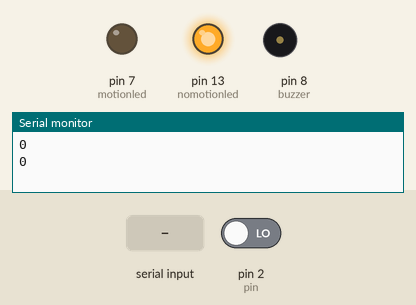
Simulated run of this sketch. Board: Arduino Uno, built with avr-gcc and run on an emulated ATmega328P. Shown: output pins drawn as LEDs (lit = HIGH), buzzer (waves = sounding), the last lines printed to the serial monitor. Inputs (shaded band) come from the test bench; at power-on: pin 2 (pin) LOW.

Above: at 12.8 s.
12.9 s: pin 2 (pin) driven HIGH
At 23.7 s:
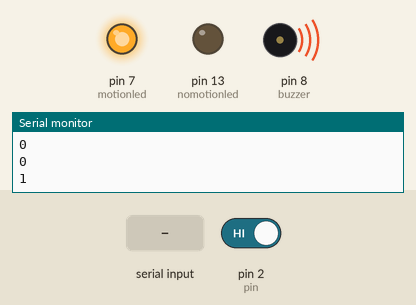
24.5 s: "90,45\n" received over Serial
At 25.0 s:
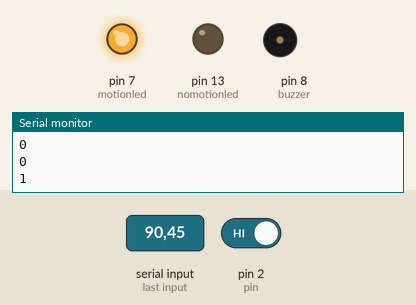
31.2 s: pin 2 (pin) driven LOW
At 40.0 s:
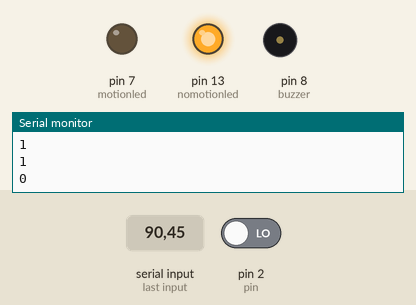
Timing chart, 0 to 41.5 s (numbered marks = the images above; inputs shaded):
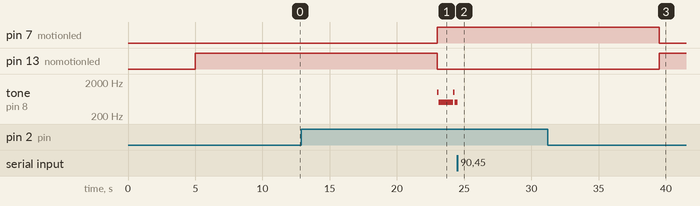

The sketch:

Arduino_2.ino
```cpp
int buzzer = 8;
int motionled = 7;
int nomotionled = 13;
int pin = 2;

int value = 0;
int pirState = LOW;
int cmd = 0;

void setup() {
  pinMode(buzzer, OUTPUT);
  pinMode(motionled,OUTPUT);
  pinMode(nomotionled,OUTPUT);
  pinMode(pin, INPUT);
  Serial.begin(9600);
}

void loop() {
  value = digitalRead(pin);
  delay(5000);

  if (value == 1)
  {
    Serial.println("1");
    digitalWrite(motionled,HIGH);
    digitalWrite(nomotionled,LOW);
    while ( !cmd )
    {
      tone(buzzer, 1000);
      delay(100);
      tone(buzzer,500);
      delay(100);
  String sentInfo = Serial.readStringUntil('\r\n');
  cmd = sentInfo.toInt();
    }
    noTone(buzzer);

  }
  else if (value == 0)
  {
    Serial.println("0");
    digitalWrite(motionled,LOW);
    digitalWrite(nomotionled,HIGH);
    noTone(buzzer);
    delay(1000);
  }

}
```

Measured:
- after the input at 12.9 s, pin 7 (motionled): LOW → HIGH after 10.1 s; pin 13 (nomotionled): HIGH → LOW after 10.1 s; tone on pin 8 (buzzer): alternates 1000 Hz for 0.10 s and 500 Hz for 1.1 s, starting after 10.1 s
- after the input at 31.2 s, pin 7 (motionled): HIGH → LOW after 8.3 s; pin 13 (nomotionled): LOW → HIGH after 8.3 s
